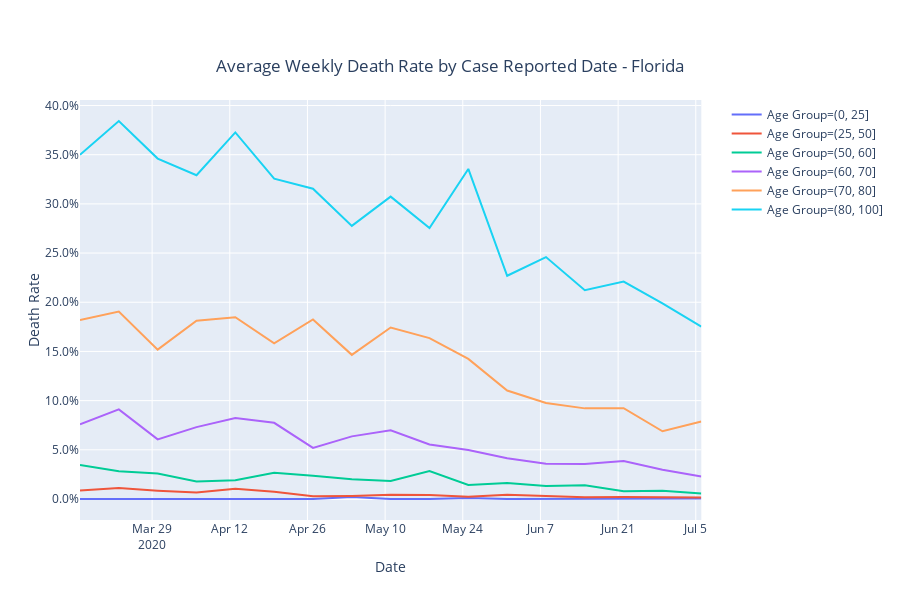

Source (notebook cell):
### Code cell
df2 = df[(df['ChartDate']<death_baked_week)&(df['ChartDate']>'2020-03-15')].groupby(['DateWeek','binned']).agg({'Died_int':'mean'}).reset_index()

fig = px.line(df2,
             x="DateWeek",
             y="Died_int",
             color='binned',
             #barmode='stack',
             labels = {'DateWeek':'Date','Died_int':'Death Rate','binned':'Age Group'},
             title={
                'text': "Average Weekly Death Rate by Case Reported Date - Florida",
                'y':0.9,
                'x':0.5,
                'xanchor': 'center',
                'yanchor': 'top'})

fig.update_yaxes(tickformat = ',.1%')
fig.update_traces(hovertemplate=None)
fig.update_layout(hovermode="x")

fig.show()
#py.plot(fig, filename = 'Average Weekly Death Rate by Case Reported Date - Florida', auto_open=False)
fig.write_image("chart_images/Average Weekly Death Rate by Case Reported Date - Florida.png")

### Figure 1 — Plotly figure (JSON) as saved in the notebook; plotly's stock layout.template omitted (floating-point values rounded to 4 significant figures)
{"data": [{"hoverlabel": {"namelength": 0}, "legendgroup": "Age Group=(0, 25]", "line": {"color": "#636efa", "dash": "solid"}, "mode": "lines", "name": "Age Group=(0, 25]", "showlegend": true, "type": "scatter", "x": ["2020-03-16T00:00:00+00:00", "2020-03-23T00:00:00+00:00", "2020-03-30T00:00:00+00:00", "2020-04-06T00:00:00+00:00", "2020-04-13T00:00:00+00:00", "2020-04-20T00:00:00+00:00", "2020-04-27T00:00:00+00:00", "2020-05-04T00:00:00+00:00", "2020-05-11T00:00:00+00:00", "2020-05-18T00:00:00+00:00", "2020-05-25T00:00:00+00:00", "2020-06-01T00:00:00+00:00", "2020-06-08T00:00:00+00:00", "2020-06-15T00:00:00+00:00", "2020-06-22T00:00:00+00:00", "2020-06-29T00:00:00+00:00", "2020-07-06T00:00:00+00:00"], "xaxis": "x", "y": [0, 0, 0, 0, 0, 0, 0, 0.001984, 0, 0, 0.001011, 0, 0, 0.0001498, 0.0002991, 0.0001934, 0.000393], "yaxis": "y"}, {"hoverlabel": {"namelength": 0}, "legendgroup": "Age Group=(25, 50]", "line": {"color": "#EF553B", "dash": "solid"}, "mode": "lines", "name": "Age Group=(25, 50]", "showlegend": true, "type": "scatter", "x": ["2020-03-16T00:00:00+00:00", "2020-03-23T00:00:00+00:00", "2020-03-30T00:00:00+00:00", "2020-04-06T00:00:00+00:00", "2020-04-13T00:00:00+00:00", "2020-04-20T00:00:00+00:00", "2020-04-27T00:00:00+00:00", "2020-05-04T00:00:00+00:00", "2020-05-11T00:00:00+00:00", "2020-05-18T00:00:00+00:00", "2020-05-25T00:00:00+00:00", "2020-06-01T00:00:00+00:00", "2020-06-08T00:00:00+00:00", "2020-06-15T00:00:00+00:00", "2020-06-22T00:00:00+00:00", "2020-06-29T00:00:00+00:00", "2020-07-06T00:00:00+00:00"], "xaxis": "x", "y": [0.008621, 0.01117, 0.008491, 0.006534, 0.0104, 0.007377, 0.002907, 0.003169, 0.004229, 0.00402, 0.002182, 0.004423, 0.003103, 0.001749, 0.001984, 0.001415, 0.001462], "yaxis": "y"}, {"hoverlabel": {"namelength": 0}, "legendgroup": "Age Group=(50, 60]", "line": {"color": "#00cc96", "dash": "solid"}, "mode": "lines", "name": "Age Group=(50, 60]", "showlegend": true, "type": "scatter", "x": ["2020-03-16T00:00:00+00:00", "2020-03-23T00:00:00+00:00", "2020-03-30T00:00:00+00:00", "2020-04-06T00:00:00+00:00", "2020-04-13T00:00:00+00:00", "2020-04-20T00:00:00+00:00", "2020-04-27T00:00:00+00:00", "2020-05-04T00:00:00+00:00", "2020-05-11T00:00:00+00:00", "2020-05-18T00:00:00+00:00", "2020-05-25T00:00:00+00:00", "2020-06-01T00:00:00+00:00", "2020-06-08T00:00:00+00:00", "2020-06-15T00:00:00+00:00", "2020-06-22T00:00:00+00:00", "2020-06-29T00:00:00+00:00", "2020-07-06T00:00:00+00:00"], "xaxis": "x", "y": [0.03468, 0.02817, 0.02592, 0.01784, 0.01913, 0.02661, 0.02375, 0.02, 0.01822, 0.0285, 0.01419, 0.01627, 0.01325, 0.01394, 0.007882, 0.008412, 0.005666], "yaxis": "y"}, {"hoverlabel": {"namelength": 0}, "legendgroup": "Age Group=(60, 70]", "line": {"color": "#ab63fa", "dash": "solid"}, "mode": "lines", "name": "Age Group=(60, 70]", "showlegend": true, "type": "scatter", "x": ["2020-03-16T00:00:00+00:00", "2020-03-23T00:00:00+00:00", "2020-03-30T00:00:00+00:00", "2020-04-06T00:00:00+00:00", "2020-04-13T00:00:00+00:00", "2020-04-20T00:00:00+00:00", "2020-04-27T00:00:00+00:00", "2020-05-04T00:00:00+00:00", "2020-05-11T00:00:00+00:00", "2020-05-18T00:00:00+00:00", "2020-05-25T00:00:00+00:00", "2020-06-01T00:00:00+00:00", "2020-06-08T00:00:00+00:00", "2020-06-15T00:00:00+00:00", "2020-06-22T00:00:00+00:00", "2020-06-29T00:00:00+00:00", "2020-07-06T00:00:00+00:00"], "xaxis": "x", "y": [0.07595, 0.09108, 0.06063, 0.07304, 0.08235, 0.07746, 0.05199, 0.06366, 0.06984, 0.05536, 0.04971, 0.04149, 0.0359, 0.03558, 0.03861, 0.0297, 0.02281], "yaxis": "y"}, {"hoverlabel": {"namelength": 0}, "legendgroup": "Age Group=(70, 80]", "line": {"color": "#FFA15A", "dash": "solid"}, "mode": "lines", "name": "Age Group=(70, 80]", "showlegend": true, "type": "scatter", "x": ["2020-03-16T00:00:00+00:00", "2020-03-23T00:00:00+00:00", "2020-03-30T00:00:00+00:00", "2020-04-06T00:00:00+00:00", "2020-04-13T00:00:00+00:00", "2020-04-20T00:00:00+00:00", "2020-04-27T00:00:00+00:00", "2020-05-04T00:00:00+00:00", "2020-05-11T00:00:00+00:00", "2020-05-18T00:00:00+00:00", "2020-05-25T00:00:00+00:00", "2020-06-01T00:00:00+00:00", "2020-06-08T00:00:00+00:00", "2020-06-15T00:00:00+00:00", "2020-06-22T00:00:00+00:00", "2020-06-29T00:00:00+00:00", "2020-07-06T00:00:00+00:00"], "xaxis": "x", "y": [0.1818, 0.1906, 0.1518, 0.1813, 0.1848, 0.1583, 0.1826, 0.1465, 0.1743, 0.1636, 0.1424, 0.1103, 0.09756, 0.09213, 0.09231, 0.06885, 0.07887], "yaxis": "y"}, {"hoverlabel": {"namelength": 0}, "legendgroup": "Age Group=(80, 100]", "line": {"color": "#19d3f3", "dash": "solid"}, "mode": "lines", "name": "Age Group=(80, 100]", "showlegend": true, "type": "scatter", "x": ["2020-03-16T00:00:00+00:00", "2020-03-23T00:00:00+00:00", "2020-03-30T00:00:00+00:00", "2020-04-06T00:00:00+00:00", "2020-04-13T00:00:00+00:00", "2020-04-20T00:00:00+00:00", "2020-04-27T00:00:00+00:00", "2020-05-04T00:00:00+00:00", "2020-05-11T00:00:00+00:00", "2020-05-18T00:00:00+00:00", "2020-05-25T00:00:00+00:00", "2020-06-01T00:00:00+00:00", "2020-06-08T00:00:00+00:00", "2020-06-15T00:00:00+00:00", "2020-06-22T00:00:00+00:00", "2020-06-29T00:00:00+00:00", "2020-07-06T00:00:00+00:00"], "xaxis": "x", "y": [0.35, 0.3843, 0.3461, 0.3291, 0.3727, 0.3256, 0.3154, 0.2777, 0.3074, 0.2755, 0.3355, 0.2269, 0.2459, 0.2123, 0.221, 0.1988, 0.1753], "yaxis": "y"}], "layout": {"height": 600, "hovermode": "x", "legend": {"tracegroupgap": 0}, "title": {"text": "Average Weekly Death Rate by Case Reported Date - Florida", "x": 0.5, "xanchor": "center", "y": 0.9, "yanchor": "top"}, "xaxis": {"anchor": "y", "domain": [0, 0.98], "title": {"text": "Date"}}, "yaxis": {"anchor": "x", "domain": [0, 1], "tickformat": ",.1%", "title": {"text": "Death Rate"}}}}
